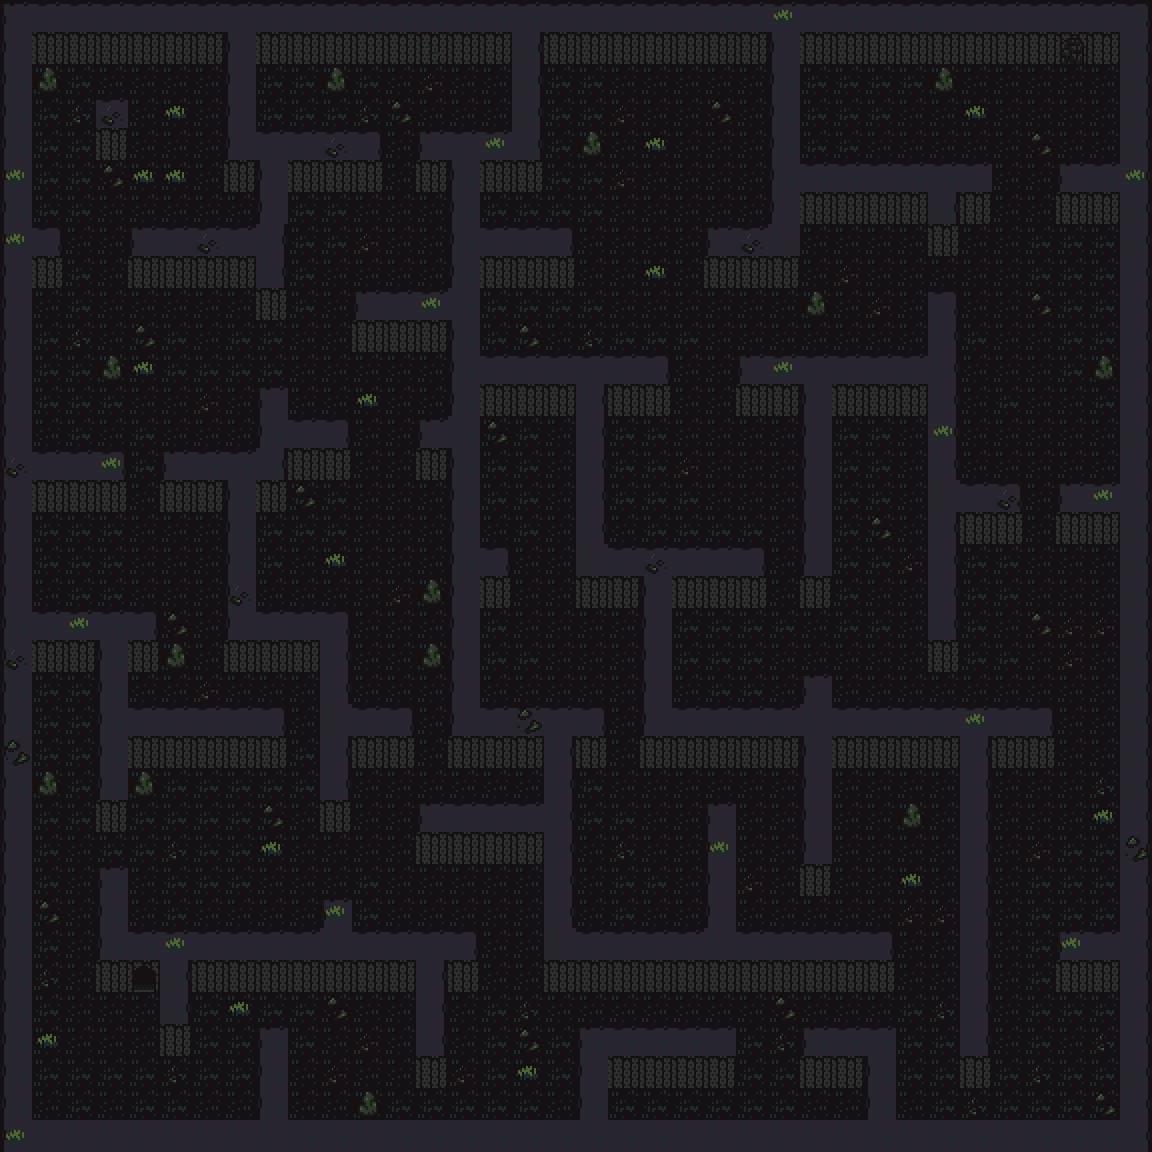

A level layout from a 2D game, rendered from its tile map. Below: a short description, then the map file with tile-grid data replaced by summaries:
An orthogonal 36x36 tile map with 32x32 px tiles, 5 tile layers (Ground, Cliff, Etc_0, Etc_1, ...) and 79 objects.

<map version="1.2" tiledversion="1.3.1" orientation="orthogonal" renderorder="right-down" compressionlevel="-1" width="36" height="36" tilewidth="32" tileheight="32" infinite="0" nextlayerid="9" nextobjectid="81">
 <tileset firstgid="1" source="Cave.tsx" />
 <layer id="1" name="Ground" width="36" height="36">
  <data>[1296 cells, 1296 non-empty, 1 distinct tile ids]</data>
 </layer>
 <layer id="2" name="Cliff" width="36" height="36">
  <data>[1296 cells, 551 non-empty, 10 distinct tile ids]</data>
 </layer>
 <layer id="3" name="Etc_0" width="36" height="36">
  <data>[1296 cells, 408 non-empty, 1 distinct tile ids]</data>
 </layer>
 <layer id="4" name="Etc_1" width="36" height="36">
  <data>[1296 cells, 80 non-empty, 3 distinct tile ids]</data>
 </layer>
 <layer id="5" name="Etc_2" width="36" height="36">
  <data>[1296 cells, 32 non-empty, 2 distinct tile ids]</data>
 </layer>
 <objectgroup id="6" name="Exit">
  <object id="1" x="128" y="961" width="32" height="43" />
 </objectgroup>
 <objectgroup id="7" name="Collisions">
  <object id="2" x="0" y="0" width="1152" height="64" />
  <object id="3" x="1120" y="64" width="32" height="1088" />
  <object id="4" x="0" y="1120" width="1120" height="32" />
  <object id="5" x="0" y="64" width="32" height="1056" />
  <object id="6" x="96" y="96" width="32" height="64" />
  <object id="7" x="224" y="64" width="32" height="128" />
  <object id="8" x="256" y="128" width="32" height="192" />
  <object id="9" x="128" y="224" width="128" height="64" />
  <object id="10" x="32" y="224" width="32" height="64" />
  <object id="12" x="288" y="128" width="96" height="64" />
  <object id="13" x="416" y="128" width="128" height="64" />
  <object id="14" x="512" y="64" width="32" height="64" />
  <object id="15" x="448" y="192" width="32" height="576" />
  <object id="16" x="352" y="288" width="96" height="64" />
  <object id="17" x="480" y="224" width="96" height="64" />
  <object id="18" x="768" y="64" width="32" height="224" />
  <object id="19" x="704" y="224" width="64" height="64" />
  <object id="20" x="800" y="160" width="192" height="64" />
  <object id="21" x="928" y="224" width="32" height="32" />
  <object id="22" x="1056" y="160" width="64" height="64" />
  <object id="23" x="928" y="288" width="32" height="384" />
  <object id="24" x="960" y="480" width="64" height="64" />
  <object id="25" x="1056" y="480" width="64" height="64" />
  <object id="26" x="736" y="352" width="192" height="64" />
  <object id="27" x="800" y="416" width="32" height="192" />
  <object id="28" x="480" y="352" width="192" height="64" />
  <object id="29" x="576" y="416" width="32" height="192" />
  <object id="30" x="608" y="544" width="160" height="64" />
  <object id="31" x="640" y="608" width="32" height="160" />
  <object id="32" x="672" y="704" width="384" height="64" />
  <object id="33" x="800" y="672" width="32" height="32" />
  <object id="34" x="800" y="768" width="32" height="128" />
  <object id="35" x="960" y="768" width="32" height="320" />
  <object id="36" x="1056" y="928" width="64" height="64" />
  <object id="37" x="480" y="704" width="128" height="64" />
  <object id="38" x="544" y="768" width="32" height="224" />
  <object id="39" x="576" y="928" width="320" height="64" />
  <object id="40" x="704" y="800" width="32" height="128" />
  <object id="41" x="416" y="800" width="128" height="64" />
  <object id="42" x="416" y="416" width="32" height="64" />
  <object id="43" x="480" y="544" width="32" height="64" />
  <object id="44" x="32" y="448" width="96" height="64" />
  <object id="45" x="32" y="608" width="128" height="64" />
  <object id="46" x="96" y="672" width="32" height="160" />
  <object id="47" x="128" y="704" width="160" height="64" />
  <object id="48" x="160" y="448" width="128" height="64" />
  <object id="49" x="256" y="384" width="32" height="64" />
  <object id="50" x="288" y="416" width="64" height="64" />
  <object id="51" x="224" y="512" width="32" height="160" />
  <object id="52" x="256" y="608" width="96" height="64" />
  <object id="53" x="320" y="672" width="32" height="160" />
  <object id="54" x="352" y="704" width="64" height="64" />
  <object id="55" x="96" y="864" width="32" height="128" />
  <object id="56" x="128" y="928" width="352" height="32" />
  <object id="57" x="320" y="896" width="32" height="32" />
  <object id="58" x="192" y="960" width="288" height="32" />
  <object id="59" x="160" y="960" width="32" height="96" />
  <object id="60" x="416" y="992" width="32" height="96" />
  <object id="61" x="256" y="1024" width="32" height="96" />
  <object id="62" x="576" y="1024" width="32" height="96" />
  <object id="63" x="608" y="1024" width="128" height="64" />
  <object id="64" x="800" y="1024" width="96" height="64" />
  <object id="65" x="864" y="1088" width="32" height="32" />
  <object id="66" x="896" y="800" width="32" height="32" />
  <object id="67" x="1088" y="352" width="32" height="32" />
  <object id="68" x="352" y="1088" width="32" height="32" />
  <object id="69" x="32" y="768" width="32" height="32" />
  <object id="70" x="128" y="768" width="32" height="32" />
  <object id="71" x="160" y="640" width="32" height="32" />
  <object id="72" x="416" y="640" width="32" height="32" />
  <object id="73" x="416" y="576" width="32" height="32" />
  <object id="74" x="96" y="352" width="32" height="32" />
  <object id="75" x="32" y="64" width="32" height="32" />
  <object id="76" x="320" y="64" width="32" height="32" />
  <object id="77" x="576" y="128" width="32" height="32" />
  <object id="78" x="800" y="288" width="32" height="32" />
  <object id="79" x="928" y="64" width="32" height="32" />
 </objectgroup>
 <objectgroup id="8" name="Start">
  <object id="80" x="1056" y="64" width="32" height="32" />
 </objectgroup>
</map>